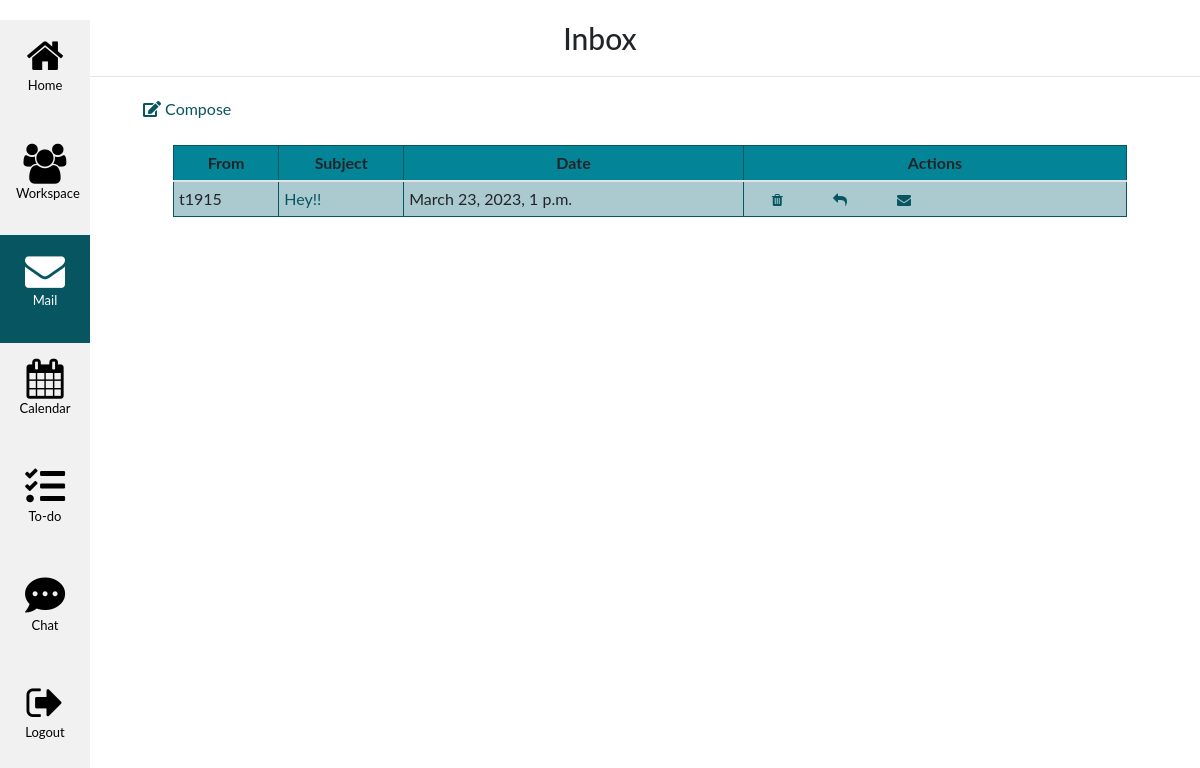
Screenshot of /email/inbox/ (signed in) with the database file from the repository.
### emailapp/models.py (models this page shows)
class Email(models.Model):
    sender = models.ForeignKey(User, on_delete=models.CASCADE, related_name='sent_emails')
    recipient = models.ManyToManyField(User, related_name='received_emails')
    subject = models.CharField(max_length=200)
    body = models.TextField()
    timestamp = models.DateTimeField(auto_now_add=True)
    file = models.FileField(null=True, blank=True, upload_to='attachments/')
    read = models.BooleanField(default=False)

### emailapp/views.py (the view)
# urls.py: path('inbox/', inbox, name='inbox'),
@login_required
def inbox(request):
    received_emails = Email.objects.filter(recipient=request.user).order_by('-timestamp')
    return render(request, 'emailapp/inbox.html', {'received_emails': received_emails})

### templates/emailapp/inbox.html (shortened to what this page needs)
{% extends 'emailapp/base.html' %}
{% block title %}
    Inbox
{% endblock %}
{% block content %}
<div class="content">
<a class="icon-btn btn-info" href="{% url 'send_email' %}"><i class="fas fa-edit"></i>  Compose</a>
<br><br>
    {% if received_emails %}
        <table class="table form-table">
            <thead>
                <tr>
                    <th>From</th>
                    <th>Subject</th>
                    <th>Date</th>
                    <th>Actions</th>
                </tr>
            </thead>
            <tbody>
                {% for email in received_emails %}
                {% if email.read %}
                    <tr>
                        <td>{{ email.sender }}</td>
                        <td><a href="{% url 'email_detail' email.id %}">{{ email.subject }}</a></td>
                        <td>{{ email.timestamp }}</td>
                        <td>
                            <a class="icon-btn btn-sm btn-danger" href="{% url 'delete_email' email.id %}"><i class="fa fa-trash"></i></a>
                            <a class="icon-btn btn-sm btn-info" href="{% url 'reply_email' email.id %}"><i class="fa fa-reply"></i></a>
                            <a class="icon-btn btn-sm btn-info" href="{% url 'mark_as_read_unread' email.id %}"><i class="fa fa-envelope"></i></a>
                        </td>
                    </tr>
                    {% endif %}
                {% endfor %}
            </tbody>
        </table>
    {% else %}
        <p>Your inbox is empty.</p>
    {% endif %}
</div>
{% endblock %}

### static/workspace/css/styles.css (style rules this page uses)
a { color: #065561; }
.table { width: 90%; margin: auto; }
.table td, .table th { margin: auto; border: 1px solid #065561; padding: 5px; background-color: #aacacf; }
.table th { text-align: center; background-color: #038497; }

### static/base.css (style rules this page uses)
body { font-family: "ptsans", "Lato", "Helvetica Neue", Helvetica, Arial, sans-serif; }
.icon-btn { border-radius: 3px; padding: 10px 20px; color: #065561; background-color: transparent; box-shadow: 0 0 0 0; margin: 3px; cursor: pointer; }
.content { margin: 20px; }
div.content { margin-left: 120px; height: 100%; }

### rows the page displays
Email: sender "t1915", subject "Hey!!", timestamp "March 23, 2023, 1 p.m."
